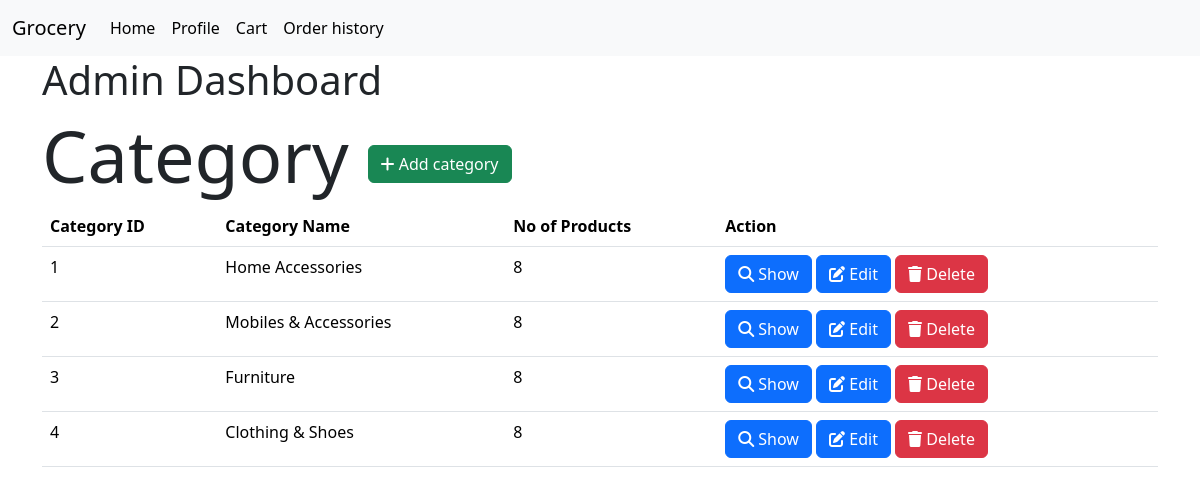
Screenshot of /admin_dashboard (signed in) with the database file from the repository.
### models.py (models this page shows)
class Category(db.Model):
    id = db.Column(db.Integer, primary_key=True)
    cat_name = db.Column(db.String(180), unique=False)
    product = db.relationship('Product', backref=db.backref('category', lazy=True), cascade='all, delete-orphan')

### routes.py (the view)
@app.route("/admin_dashboard")
@admin_required
def admin_dashboard():
    categories = Category.query.all() ## This retrieves all category names that were recently added to the database or already availble in the database.
    return render_template("admin.html", categories=categories)

### routes.py (called while the page is built)
def admin_required(func):
    @wraps(func)
    def inner(*args, **kwargs):
        if 'user_id' not in session:
            flash("please login to continue")
            return redirect(url_for('login_page'))
        user = User.query.get(session['user_id'])
        if not user.is_admin:
            flash("You are not authorized to access this page")
            return redirect(url_for('home_page'))
        else:
            return func(*args, **kwargs)
    return inner

### templates/admin.html (shortened to what this page needs)
{% extends 'layout.html' %}
{% block content %}
    <h1>Admin Dashboard</h1>
    <h2 class="display-2">Category
    <a href="{{url_for('add_category')}}" class="btn btn-success">
        <i class="fa fa-plus" aria-hidden="true"></i>
        Add category
    </a>
    </h2>
    <table class="table">
        <thead>
            <tr>
                <th>Category ID</th>
                <th>Category Name</th>
                <th>No of Products</th>
                <th>Action</th>
            </tr>
        </thead>
        <tbody>
            {% for each_category in categories %}
                <tr>
                    <td>{{each_category.id}}</td>
                    <td>{{each_category.cat_name}}</td>
                    <td>{{each_category.product|length}}</td>
                    <td>
                        <a href="{{url_for('show_category', id=each_category.id)}}" class="btn btn-primary">
                            <i class="fa fa-search" aria-hidden="true"></i>
                            Show
                        </a>
                        <a href="{{url_for('edit_category', id=each_category.id)}}" class="btn btn-primary">
                            <i class="fa fa-edit" aria-hidden="true"></i>
                            Edit
                        </a>
                        <a href="{{url_for('delete_category', id=each_category.id)}}" class="btn btn-danger">
                            <i class="fa fa-trash" aria-hidden="true"></i>
                            Delete
                        </a>
                    </td>
                </tr>
            {% endfor %}
        </tbody>
    </table>
{% endblock %}

### rows the page displays
Category: id "1", cat_name "Home Accessories", product|length "8"
Category: id "2", cat_name "Mobiles & Accessories", product|length "8"
Category: id "3", cat_name "Furniture", product|length "8"
Category: id "4", cat_name "Clothing & Shoes", product|length "8"
